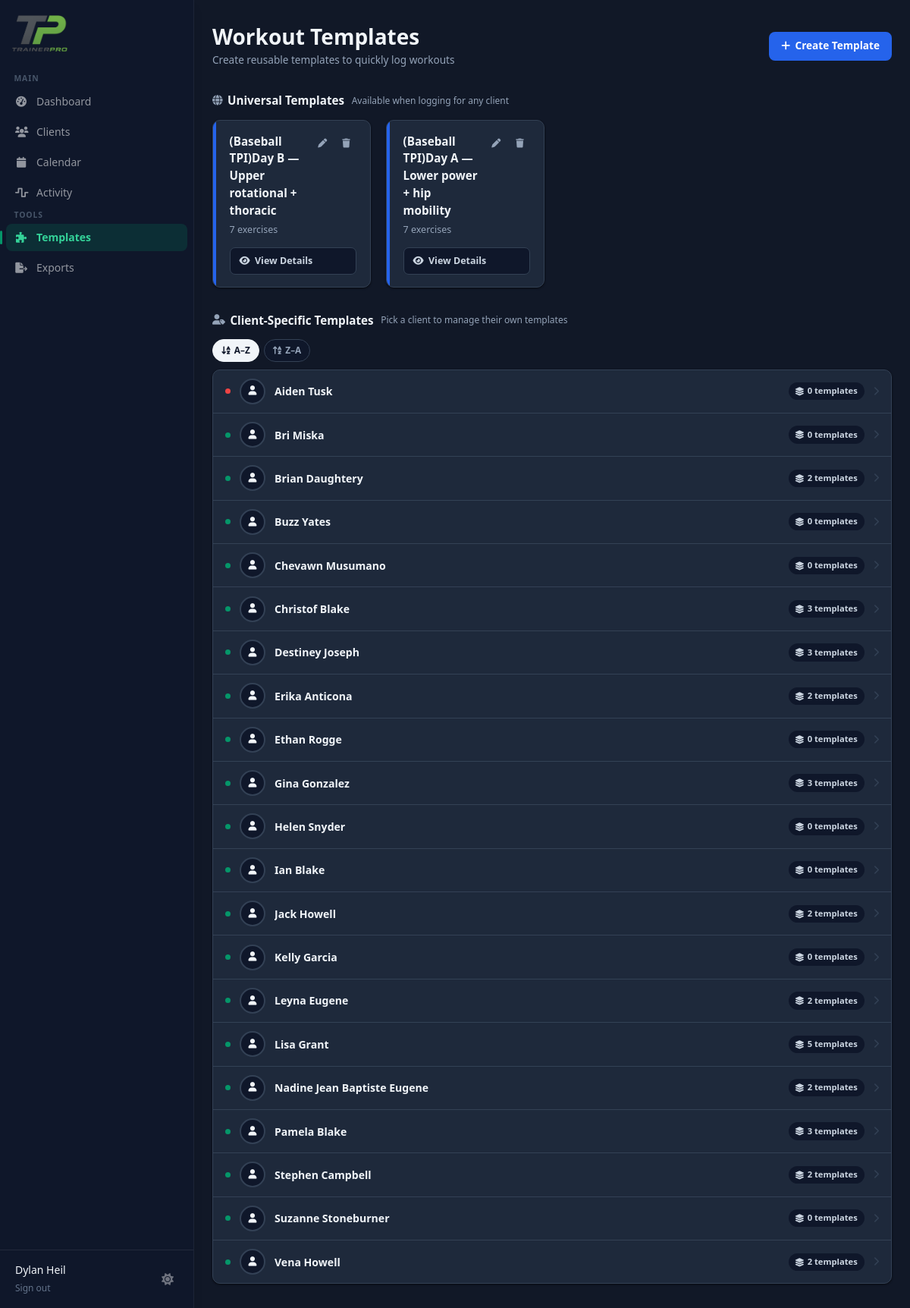
/templates (signed in), run on the app's committed database.
### tables this page shows
CREATE TABLE workout_templates (
            id TEXT PRIMARY KEY,
            trainer_id TEXT NOT NULL,
            name TEXT NOT NULL,
            created_at TIMESTAMP DEFAULT CURRENT_TIMESTAMP,
            updated_at TIMESTAMP, client_id TEXT, workout_type TEXT NOT NULL DEFAULT 'weightlifting',
            FOREIGN KEY (trainer_id) REFERENCES users (id)
        );

CREATE TABLE clients (
            id TEXT PRIMARY KEY,
            trainer_id TEXT NOT NULL,
            name TEXT NOT NULL,
            email TEXT,
            phone TEXT,
            age INTEGER,
            gender TEXT,
            weight REAL,
            height REAL,
            status TEXT DEFAULT 'active',
            notes TEXT,
            photo_url TEXT,
            created_at TIMESTAMP DEFAULT CURRENT_TIMESTAMP,
            FOREIGN KEY (trainer_id) REFERENCES users (id)
        );

### app.py (the view)
@app.route('/templates')
@login_required
def workout_templates():
    conn = get_db()
    universal_templates = conn.execute('''
        SELECT id, name, created_at, workout_type,
               (SELECT COUNT(*) FROM template_exercises WHERE template_id = workout_templates.id) as exercise_count
        FROM workout_templates
        WHERE trainer_id = ? AND client_id IS NULL
        ORDER BY created_at DESC
    ''', (session['user_id'],)).fetchall()
    clients = conn.execute('''
        SELECT c.id, c.name, c.status, c.photo_url,
               (SELECT COUNT(*) FROM workout_templates wt
                WHERE wt.client_id = c.id AND wt.trainer_id = ?) as template_count
        FROM clients c
        WHERE c.trainer_id = ?
        ORDER BY c.name COLLATE NOCASE
    ''', (session['user_id'], session['user_id'])).fetchall()
    conn.close()
    return render_template('dashboard/workout_templates.html',
                           universal_templates=universal_templates,
                           clients=clients)

### auth_utils.py (called while the page is built)
def login_required(f):
    @wraps(f)
    def decorated_function(*args, **kwargs):
        if 'user_id' not in session:
            return redirect(url_for('login'))
        return f(*args, **kwargs)
    return decorated_function

### db.py (called while the page is built)
def get_db():
    conn = sqlite3.connect(DB_PATH)
    conn.row_factory = sqlite3.Row
    return conn

### templates/dashboard/workout_templates.html (shortened to what this page needs)
{% extends "base.html" %}
{% block content %}
<div class="page-wrap">
  <div class="page-header">
    <div>
      <div class="page-title">Workout Templates</div>
      <div class="page-subtitle">Create reusable templates to quickly log workouts</div>
    </div>
    <button onclick="openCreateTemplateModal()" class="btn btn-primary">
      <i class="fas fa-plus"></i> Create Template
    </button>
  </div>
  <div class="section-heading">
    <span class="section-heading-title"><i class="fas fa-globe"></i> Universal Templates</span>
    <span class="section-heading-sub">Available when logging for any client</span>
  </div>
  {% if universal_templates %}
  <div class="templates-grid">
    {% for template in universal_templates %}
    <div class="template-card">
      <div class="template-accent {{ 'cardio' if template.workout_type == 'cardio' else '' }}"></div>
      <div class="template-body">
        <div class="template-card-header">
          <div class="template-name">
            {{ template.name }}
          </div>
          <div class="template-action-btns">
            <button class="tmpl-icon-btn edit" onclick="editTemplate('{{ template.id }}')" title="Edit">
              <i class="fas fa-pen"></i>
            </button>
            <button class="tmpl-icon-btn delete" onclick="deleteTemplate('{{ template.id }}')" title="Delete">
              <i class="fas fa-trash"></i>
            </button>
          </div>
        </div>
        <div class="template-meta">{{ template.exercise_count }} exercise{{ 's' if template.exercise_count != 1 else '' }}</div>
        <button onclick="viewTemplate('{{ template.id }}')" class="view-btn">
          <i class="fas fa-eye"></i> View Details
        </button>
      </div>
    </div>
    {% endfor %}
  </div>
  {% else %}
  <div class="section-empty">No universal templates yet. Create one and leave it set to "Universal".</div>
  {% endif %}
  <div class="section-heading" style="margin-top:2rem;">
    <span class="section-heading-title"><i class="fas fa-user-tag"></i> Client-Specific Templates</span>
    <span class="section-heading-sub">Pick a client to manage their own templates</span>
  </div>
  {% if clients %}
  <div class="client-list-header">
    <div class="sort-toggle" id="clientSortToggle">
      <button type="button" class="sort-toggle-btn active" data-sort="az" onclick="setClientSort('az')">
        <i class="fas fa-sort-alpha-down"></i> A–Z
      </button>
      <button type="button" class="sort-toggle-btn" data-sort="za" onclick="setClientSort('za')">
        <i class="fas fa-sort-alpha-up"></i> Z–A
      </button>
    </div>
  </div>
  <div class="client-list" id="clientList">
    {% for client in clients %}
    <div class="client-row" data-name="{{ client.name|lower }}"
         onclick="window.location.href='{{ url_for('specific_workout_templates', client_id=client.id) }}'">
      <span class="row-status-dot
        {% if client.status == 'active' %}accent-active
        {% elif client.status == 'potential' %}accent-potential
        {% else %}accent-cancelled{% endif %}"></span>
      {% if client.photo_url %}
        <img src="{{ url_for('static', filename=client.photo_url) }}" alt="{{ client.name }}" class="client-avatar">
      {% else %}
        <div class="client-avatar-ph"><i class="fas fa-user"></i></div>
      {% endif %}
      <span class="row-name">{{ client.name }}</span>
      <span class="tmpl-count-badge">
        <i class="fas fa-layer-group"></i>
        {{ client.template_count }} template{{ 's' if client.template_count != 1 else '' }}
      </span>
      <i class="fas fa-chevron-right row-chevron"></i>
    </div>
    {% endfor %}
  </div>
  {% else %}
  <div class="section-empty">No clients yet. Add a client to create templates just for them.</div>
  {% endif %}
</div>
{% endblock %}

### templates/base.html (style rules this page uses)
html.dark { --navy: #F1F5F9; --slate-600: #CBD5E1; --slate-400: #94A3B8; --slate-300: #64748B; --slate-200: #334155; --slate-100: #1E293B; --slate-50: #0F172A; --emerald-light: #064E3B; --emerald-text: #6EE7B7; --blue-light: #1E3A5F; --blue-mid: #1D4ED8; --red-light: #4C1D24; --red-mid: #7F1D1D; --red-text: #FCA5A5; --amber-light: #422E0B; --amber-text: #FCD34D; --green-light: #064E3B; --green-mid: #065F46; --green-text: #6EE7B7; --shadow-sm: 0 1px 3px rgba(0,0,0,0.4), 0 1px 2px rgba(0,0,0,0.3); color-scheme: dark; }
html.dark body { background: var(--slate-50); }
html.dark .card, html.dark .modal-box, html.dark .filter-card, html.dark .client-card, html.dark .workout-card, html.dark .template-card, html.dark .view-exercise-card, html.dark .session-card, html.dark .entry-card, html.dark .cal-card, html.dark .week-nav, html.dark .back-btn, html.dark .back-link, html.dark .btn-ghost, html.dark .filter-pill, html.dark .tag-toggle-btn, html.dark .toggle-btn, html.dark .option-item, html.dark .search-input, html.dark .form-input, html.dark .form-select, html.dark .form-textarea, html.dark .set-input, html.dark .filter-input, html.dark .filter-select, html.dark .exercise-row, html.dark .prompt-block, html.dark .copy-prompt-btn, html.dark .exercise-suggestions, html.dark .client-avatar-ph { background: #1E293B; color: var(--navy); border-color: var(--slate-200); }

### data on the page
workout_templates: name "(Baseball TPI)Day B — Upper rotational + thoracic", exercise_count "7", exercise_count "s"
workout_templates: name "(Baseball TPI)Day A — Lower power + hip mobility", exercise_count "7", exercise_count "s"
clients: name "Aiden Tusk", template_count "0", template_count "s"
clients: name "Bri Miska", template_count "0", template_count "s"
clients: name "Brian Daughtery", template_count "2", template_count "s"
clients: name "Buzz Yates", template_count "0", template_count "s"
clients: name "Chevawn Musumano", template_count "0", template_count "s"
clients: name "Christof Blake", template_count "3", template_count "s"
clients: name "Destiney Joseph", template_count "3", template_count "s"
clients: name "Erika Anticona", template_count "2", template_count "s"
clients: name "Ethan Rogge", template_count "0", template_count "s"
clients: name "Gina Gonzalez", template_count "3", template_count "s"
clients: name "Helen Snyder", template_count "0", template_count "s"
clients: name "Ian Blake", template_count "0", template_count "s"
clients: name "Jack Howell", template_count "2", template_count "s"
clients: name "Kelly Garcia", template_count "0", template_count "s"
clients: name "Leyna Eugene", template_count "2", template_count "s"
clients: name "Lisa Grant", template_count "5", template_count "s"
clients: name "Nadine Jean Baptiste Eugene", template_count "2", template_count "s"
clients: name "Pamela Blake", template_count "3", template_count "s"
clients: name "Stephen Campbell", template_count "2", template_count "s"
clients: name "Suzanne Stoneburner", template_count "0", template_count "s"
clients: name "Vena Howell", template_count "2", template_count "s"

### other printed values
{{ session.user_name }} "Dylan Heil"
